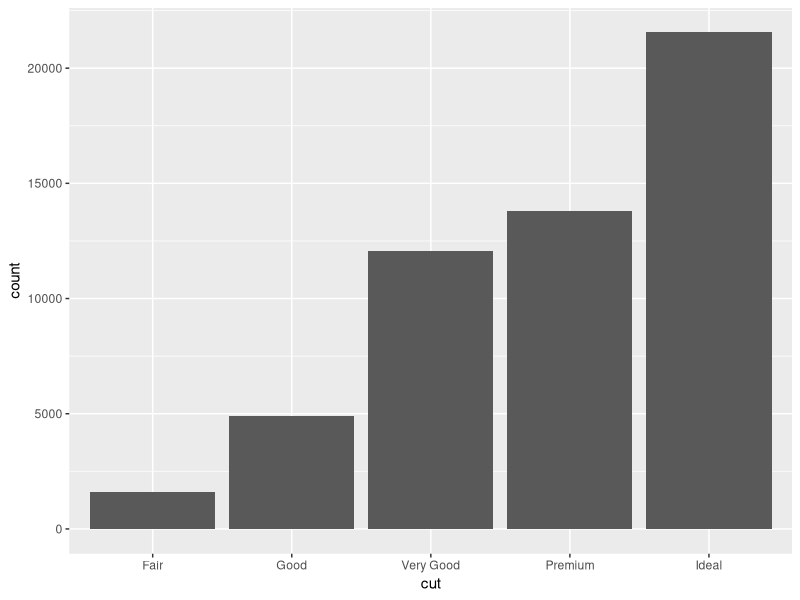
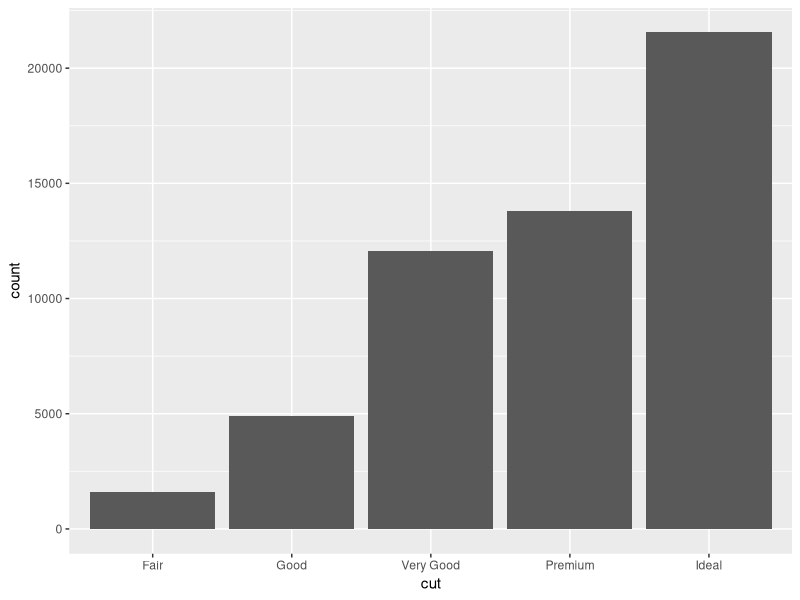
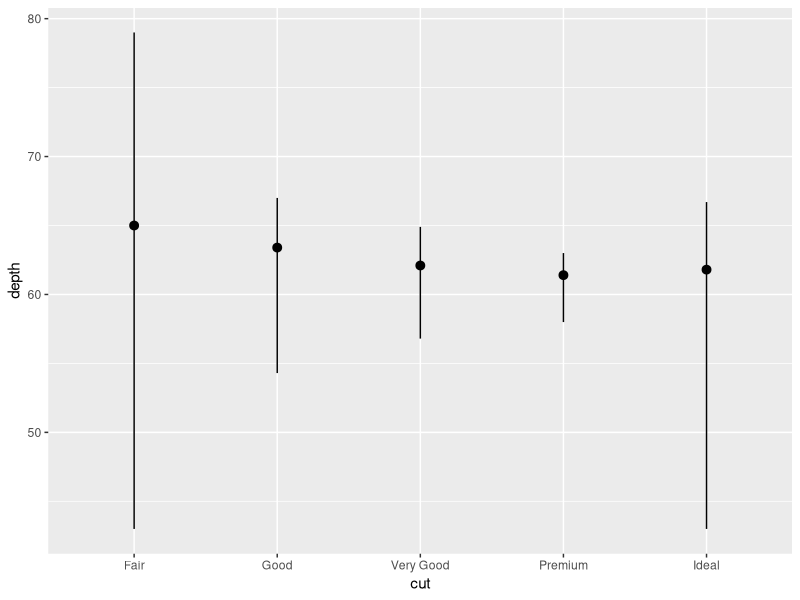
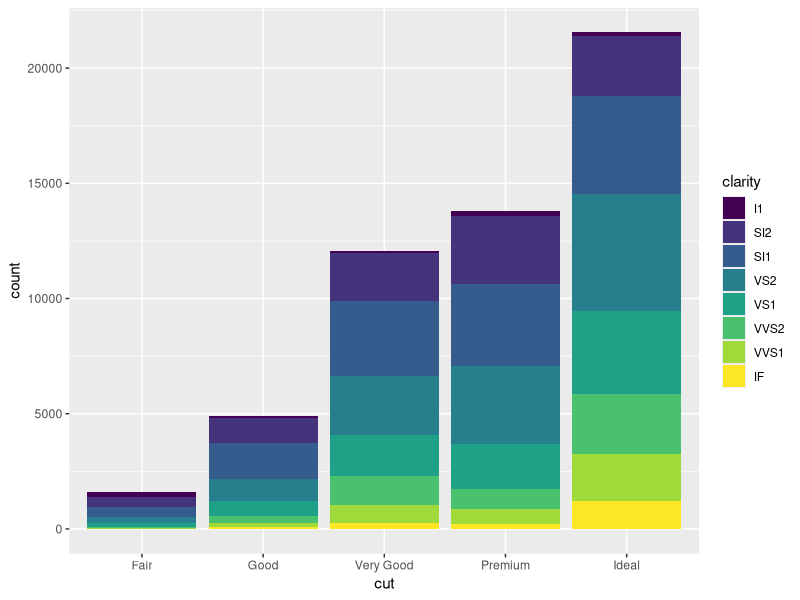
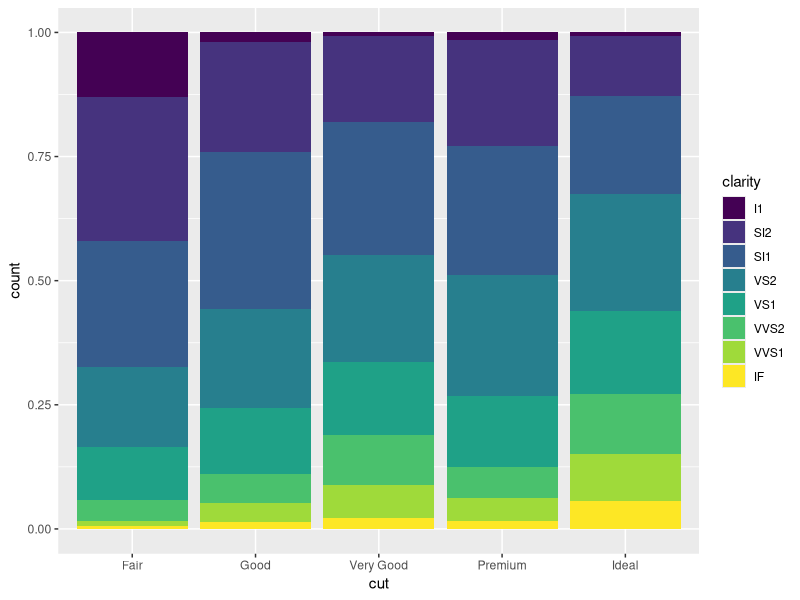
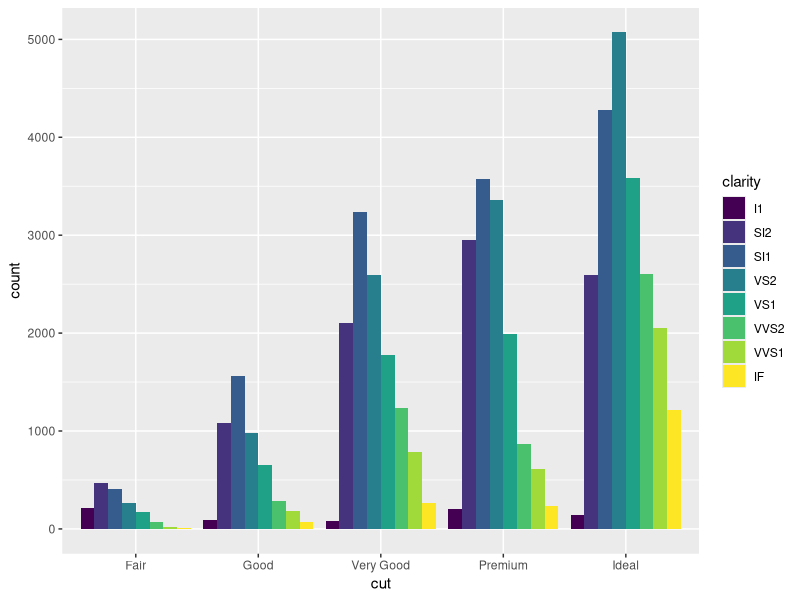
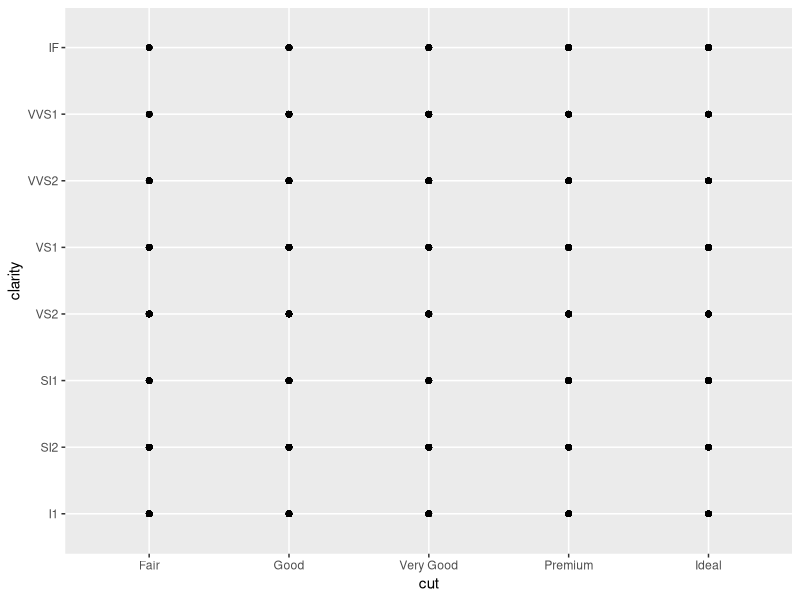
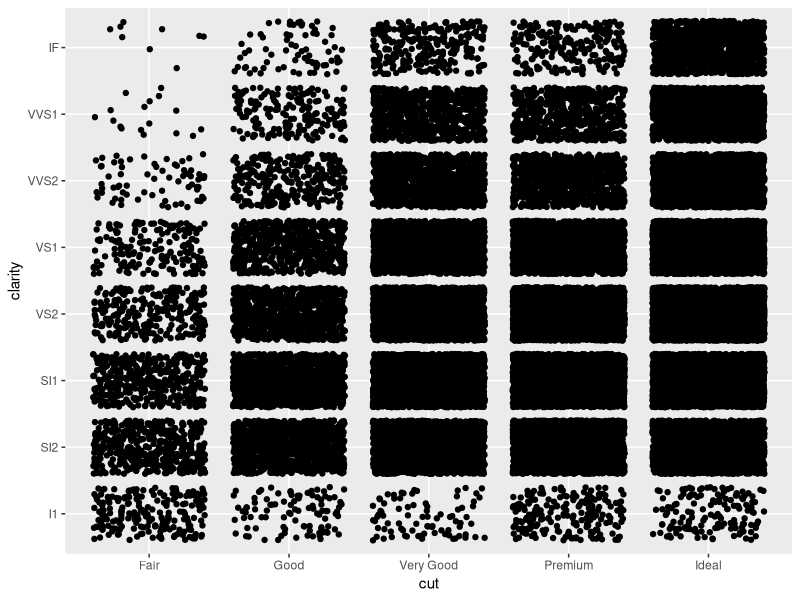

These figures' R source, in order:
# Exercise 2: advanced ggplot2 practice

# Install and load the `ggplot2` package
#install.packages('ggplot2')
library(ggplot2)

# For this exercise you will again be working with the `diamonds` data set.
# Use `?diamonds` to review details about this data set
?diamonds

## Statistical Transformations

# Draw a bar chart of the diamonds data, organized by cut
# Each bar's height is based on the "count" (number) of diamonds with that cut
ggplot(data = diamonds) + 
  geom_bar(mapping = aes(x = cut))


# Use the `stat_count` to apply the statistical transformation "count" to the 
# diamonds by cut. You do not need a separate geometry layer!
ggplot(data = diamonds) + 
  stat_count(mapping = aes(x = cut))

# Use the `stat_summary` function to draw a chart with a summary layer.
# Map the x-position to diamond `cut`, and the y-position to diamond `depth`
# Bonus: use `min` as the function ymin, `max` as the function ymax, and `median` 
# as the function y
ggplot(data = diamonds) + 
  stat_summary(mapping = aes(x = cut, y = depth), 
               fun.ymin = min, fun.ymax = max, fun.y = median)


## Position Adjustments

# Draw a bar chart of diamonds organized by cut, with each bar filled by clarity.
# You should see a _stacked_ bar chart.
ggplot(data = diamonds) + 
  geom_bar(mapping = aes(x = cut, fill = clarity))

# Draw the same chart again, but with each element positioned to "fill" the y axis
ggplot(data = diamonds) + 
  geom_bar(mapping = aes(x = cut, fill = clarity), position = "fill")

# Draw the same chart again, but with each element positioned to "dodge" each other
ggplot(data = diamonds) + 
  geom_bar(mapping = aes(x = cut, fill = clarity), position = "dodge")

# Draw a plot with point geometry with the x-position mapped to `cut` and the 
# y-position mapped to `clarity`
# This creates a "grid" grouping the points
ggplot(data = diamonds) + 
  geom_point(mapping = aes(x = cut, y = clarity))

# Use the "jitter" position adjustment to keep the points from all overlapping!
# (This works a little better with a sample of diamond data, such as from the 
# previous exercise).
ggplot(data = diamonds) + 
  geom_point(mapping = aes(x = cut, y = clarity), position = "jitter")


## Scales

# Draw a "boxplot" (with `geom_boxplot`) for the diamond's price (y) by color (x)
ggplot(data = diamonds) + 
  geom_boxplot(mapping = aes(x = color, y = price))

# This has a lot of outliers, making it harder to read. To fix this, draw the 
# same plot but with a _logarithmic_ scale for the y axis.
ggplot(data = diamonds) + 
  geom_boxplot(mapping = aes(x = color, y = price)) +
  scale_y_log10()

# For another version, draw the same plot but with `violin` geometry instead of 
# `boxplot` geometry!
# How does the logarithmic scale change the data presentation?
ggplot(data = diamonds) + 
  geom_violin(mapping = aes(x = color, y = price)) +
  scale_y_log10()

# Another interesting plot: draw a plot of the diamonds price (y) by carat (x), 
# using a heatmap of 2d bins (geom_bin2d)
# What happens when you make the x and y channels scale logarithmically?
ggplot(data = diamonds) + 
  geom_bin2d(mapping = aes(x = carat, y = price)) +
  scale_y_log10() +
  scale_x_log10()

# Draw a scatter plot for the diamonds price (y) by carat (x). Color each point
# by the clarity (Remember, this will take a while. Use a sample of the diamonds 
# for faster results)
ggplot(data = diamonds) + 
  geom_point(mapping = aes(x = carat, y = price, color = clarity))

# Change the color of the previous plot using a ColorBrewer scale of your choice. 
# What looks nice?
ggplot(data = diamonds) + 
  geom_point(mapping = aes(x = carat, y = price, color = clarity)) +
  scale_color_brewer(palette = "Spectral")


## Coordinate Systems

# Draw a bar chart with x-position and fill color BOTH mapped to cut
# For best results, SET the `width` of the geometry to be 1 (fill plot, no space
# between)
# TIP: You can save the plot to a variable for easier modifications
bar <- ggplot(data = diamonds) + 
  geom_bar(mapping = aes(x = cut, fill = cut), width = 1)
bar

# Draw the same chart, but with the coordinate system flipped
bar + coord_flip()

# Draw the same chart, but in a polar coordinate system. It's a Coxcomb chart!
bar + coord_polar()


## Facets

# Take the scatter plot of price by carat data (colored by clarity) and add 
# _facets_ based on the diamond's `color`
ggplot(data = diamonds) +
  geom_point(mapping = aes(x = carat, y = price, color = clarity)) +
  scale_color_brewer(palette = "Spectral") +
  facet_wrap(~color)


## Saving Plots

# Use the `ggsave()` function to save the current (recent) plot to disk.
# Name the output file "my-plot.png".
# Make sure you've set the working directory!!
ggsave("my-plot.png")
